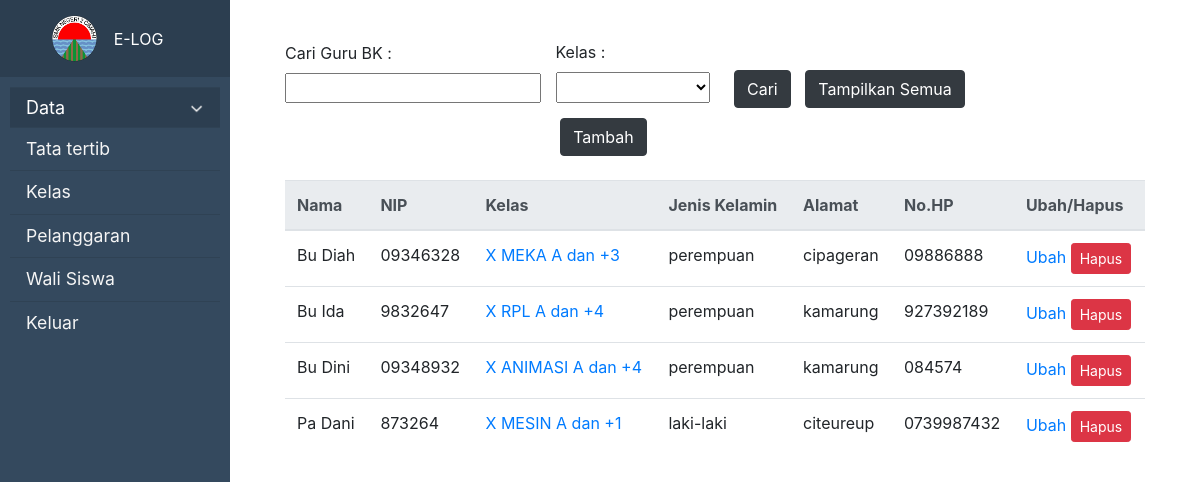
The app's page /master/fungsi_kurikulum/bimbingankonseling/bimbingankonseling.php?id=1 (signed in) with its own data.
### tables this page shows
CREATE TABLE `pemkel` (
  `id_pemkel` int(11) NOT NULL,
  `id_pembimbing` int(11) NOT NULL,
  `id_kelas` int(11) NOT NULL
);

CREATE TABLE `pembimbing` (
  `id_pembimbing` int(11) NOT NULL,
  `bidang` enum('BK','Wali Kelas') NOT NULL,
  `nama` varchar(200) NOT NULL,
  `nip` varchar(15) NOT NULL,
  `id_user` int(11) NOT NULL
);

CREATE TABLE `kelas` (
  `id_kelas` int(11) NOT NULL,
  `id_jurusan` int(11) NOT NULL,
  `id_pembimbing` int(11) NOT NULL,
  `nama_kelas` varchar(100) NOT NULL
);

CREATE TABLE `user` (
  `id_user` int(11) NOT NULL,
  `id_role` int(11) NOT NULL,
  `nama` varchar(200) NOT NULL,
  `username` varchar(200) NOT NULL,
  `password` varchar(200) NOT NULL,
  `jk` enum('perempuan','laki-laki') NOT NULL,
  `alamat` varchar(500) NOT NULL,
  `nohp` varchar(15) NOT NULL
);

### master/fungsi_kurikulum/bimbingankonseling/bimbingankonseling.php (the view, shortened to what this page needs)
<?php
include '../../../connection.php';
?>
<!DOCTYPE html>
<html lang="en">
<head>
    <link rel="stylesheet" type="text/css" href="../../../css/style.css">
    <link rel="stylesheet" type="text/css" href="../../../css/bootstrap.css">
</head>
<body>
<?php
    $id = $_SESSION['id'];
?>
<div class="wrapper">
    <nav id="sidebar">
        <div class="sidebar-header">
        <a class="sidebar-brand d-flex align-items-center justify-content-center" href="../../dashboard_master.php?id=<?= $id;?>" style="color:white; text-decoration:none;">
        <div class="sidebar-brand-icon">
          <img class="img-profile rounded-circle" src="../../images/logosmk2cimahi.png" width="47px" height="47px">
        </div>
        <div class="sidebar-brand-text mx-3">E-LOG</div>
      </a>
        </div>
        <ul class="list-unstyled components">
            <button class="dropdown-btn active">Data
                <i class="fa fa-caret-down"><img src="../../images/white-down-arrow-png-2.png" width="15" height="15"></i>
            </button>
            <hr class="sidebar-divider my-0">
            <li class="nav-item">
                <a href="../../fungsi_bk/pelanggaran/lihat_pelanggaran.php?id=<?= $id;?>" class="nav-link"><i class="fas fa-fw fa-clipboard-list"></i>
                <span>Tata tertib</span></a>
            </li>
            <hr class="sidebar-divider my-0">
            <li class="nav-item">
                <a href="../../fungsi_bk/kelas/kelas.php?id=<?= $id;?>" class="nav-link"><i class="fas fa-fw fa-clipboard-list"></i>
                <span>Kelas</span></a>
            </li>
            <hr class="sidebar-divider my-0">
            <li class="nav-item">
                <a href="../../fungsi_bk/pelanggaran/pelanggaran_siswa.php?id=<?= $id;?>" class="nav-link"><i class="fas fa-fw fa-clipboard-list"></i>
                <span>Pelanggaran</span></a>
            </li>
            <hr class="sidebar-divider my-0">
            <li class="nav-item">
                <a href="../../fungsi_bk/wali/wali_siswa.php?id=<?= $id;?>" class="nav-link"><i class="fas fa-fw fa-clipboard-list"></i>
                <span>Wali Siswa</span></a>
            </li>
            <hr class="sidebar-divider my-0">
            <li class="nav-item">
                <a href="../../../admin/logout.php" class="nav-link"><i class="fas fa-fw fa-clipboard-list"></i>
                <span>Keluar</span></a>
            </li>
        </ul>
    </nav>
<div id="content">
    <div class="container-fluid">
        <div style="display: inline-block;">
        <form action="bimbingankonseling.php">
            <div style="display: inline-block;padding-right: 10px;padding-bottom: 10px;">
                <label>Cari Guru BK : </label><br>
                <input type="text" name="cari">
            </div>
            <div style="display: inline-block;padding-right: 10px;">
                <label>Kelas :</label><br>
                <select name="filter" style="height: 31px;">
                    <option value=""></option>
                    <?php
                    $querykel = mysqli_query($conn, "SELECT * FROM kelas");
                        foreach ($querykel as $akey) :
                    ?>
                        <option value="<?=$akey['id_kelas'];?>"><?=$akey['nama_kelas'];?></option>
                    <?php
                        endforeach
                    ?>
                </select>
            </div>
            <div style="display: inline-block;padding: 10px;">
                <button type="submit" class="btn btn-dark" name="caribut">Cari</button>
            </div>
            <div style="display: inline-block;">
                <button type="submit" class="btn btn-dark" name="clearbut">Tampilkan Semua</button>
            </div>
        </form>
        </div>
        <div style="display: inline-block;margin-right: 30px;padding-left: 32%">
            <button type="button" class="btn btn-dark" data-toggle="modal" data-target="#exampleModal">Tambah</button>
        </div>
        <br>
        <div class="divtable">
            <table class="table">
            <thead class="thead-light">
            <br>
                <tr>
                    <th scope="col">Nama</th>
                    <th scope="col">NIP</th>
                    <th scope="col">Kelas</th>
                    <th scope="col">Jenis Kelamin</th>
                    <th scope="col">Alamat</th>
                    <th scope="col">No.HP</th>
                    <th scope="col">Ubah/Hapus</th>
                </tr>
            </thead>
            <tbody>
            <?php
                if(isset($_GET['caribut'])){
                    $nama = $_GET['cari'];
                    $kelas = $_GET['filter'];
                    if ($nama != "" && $kelas != "") {
                        $querypemb = mysqli_query($conn, "SELECT user.*, pembimbing.*, pemkel.id_kelas FROM ((pembimbing INNER JOIN user ON pembimbing.id_user = user.id_user)INNER JOIN pemkel ON pembimbing.id_pembimbing = pemkel.id_pembimbing) WHERE user.id_role = 1 AND (user.nama LIKE '$nama%' OR pembimbing.nip LIKE '$nama%') AND pemkel.id_kelas = $kelas");
                    }else if ($nama != "" && $kelas == ""){
                        $querypemb = mysqli_query($conn, "SELECT user.*, pembimbing.* FROM pembimbing INNER JOIN user ON pembimbing.id_user = user.id_user WHERE user.id_role = 1 AND (user.nama LIKE '$nama%' OR pembimbing.nip LIKE '$nama%')");
                    }else if ($nama == "" && $kelas != ""){
                        $querypemb = mysqli_query($conn, "SELECT user.*, pembimbing.*, pemkel.id_kelas FROM ((pembimbing INNER JOIN user ON pembimbing.id_user = user.id_user)INNER JOIN pemkel ON pembimbing.id_pembimbing = pemkel.id_pembimbing) WHERE user.id_role = 1 AND pemkel.id_kelas = $kelas");
                    }else{
                        $querypemb = mysqli_query($conn, "SELECT user.*, pembimbing.* FROM pembimbing INNER JOIN user ON pembimbing.id_user = user.id_user WHERE user.id_role = 1");
                    }
                }else if(isset($_GET['clearbut'])) {
                    $querypemb = mysqli_query($conn, "SELECT user.*, pembimbing.* FROM pembimbing INNER JOIN user ON pembimbing.id_user = user.id_user WHERE user.id_role = 1");
                }else{
                    $querypemb = mysqli_query($conn, "SELECT user.*, pembimbing.* FROM pembimbing INNER JOIN user ON pembimbing.id_user = user.id_user WHERE user.id_role = 1");
                }
            ?>
            <?php while($key = mysqli_fetch_array($querypemb)) {?>
            <?php
                $idpem = $key['id_pembimbing'];
                $querykel = mysqli_query($conn, "SELECT kelas.*, pembimbing.* , pemkel.*, MAX(pemkel.id_kelas) FROM ((pembimbing INNER JOIN pemkel ON pemkel.id_pembimbing = pembimbing.id_pembimbing) INNER JOIN kelas ON kelas.id_kelas = pemkel.id_kelas)  WHERE pembimbing.id_pembimbing = $idpem ORDER BY kelas.id_kelas ASC");
                $querylistkel = mysqli_query($conn, "SELECT * FROM pemkel WHERE id_pembimbing = $idpem");
                $jumlistkel = mysqli_num_rows($querylistkel);
                $jumkurlistkel = $jumlistkel - 1;
            ?>
            <?php while($keykel = mysqli_fetch_array($querykel)) {?>
            <tr>
                <td><?php echo $key['nama']; ?></td>
                <td><?php echo $key['nip']; ?></td>
                <?php
                    if ($jumlistkel > 1) {
                        ?>
                            <td><a href="detailkelas_bk.php?idpemb=<?=$key['id_pembimbing']?>&&namapemb=<?=$key['nama']?>" type="button"><?php echo $keykel['nama_kelas']; ?> dan +<?php echo $jumkurlistkel; ?> </a></td>
                        <?php
                    }else if ($jumlistkel == 1) {
                        ?>
                            <td><a href="detailkelas_bk.php?idpemb=<?=$key['id_pembimbing']?>&&namapemb=<?=$key['nama']?>" type="button"><?php echo $keykel['nama_kelas']; ?></a></td>
                        <?php
                    }else if ($jumlistkel < 1) {
                        ?>
                            <td>Kosong</td>
                        <?php
                    }
                ?>
                <td><?php echo $key['jk']; ?></td>
                <td><?php echo $key['alamat']; ?></td>
                <td><?php echo $key['nohp']; ?></td>
                <td>
                    <a href="#" type="button"  data-toggle="modal" data-target="#myModal<?php echo $key['id_user']; ?>">Ubah</a>
                    <a href='hapus_bk.php?id=<?=$key['id_user']?>&&idpemb=<?=$key['id_pembimbing']?>' class='btn btn-danger btn-sm' onclick="return confirm('Jika data Guru BK yang membimbing suatu kelas dihapus maka kelas yang dibimbing nya akan ikut terhapus . Apakah Anda yakin ingin menghapusnya ?')">Hapus</a>
                </td>
        </tr>
        <?php } ?>
        <?php } ?>
    </tbody>
</table>
    </div>
</div>
</div>
</div>
</body>
</html>

### css/style.css (style rules this page uses)
body { background: #420606; }
a { background-color: cornsilk; }
.wrapper { display: flex; text-decoration: none; transition: 0.3%; }
#sidebar { min-width: 230px; max-width: 230px; background: #34495e; color: #fff; transition: all 0.3s; }
#sidebar .active { margin-left: absolute; }
#sidebar .sidebar-header { padding: 15px; background: #2c3e50; }
#sidebar ul.components { padding: 10px; }
ul li a { padding: 5px; font-size: 1.1em; text-decoration: none; color : whitesmoke; }
#content { width: 100%; padding: 40px; min-height: 100vh; transition: all 0.3s; }
.dropdown-btn { padding: 6px 8px 6px 16px; text-decoration: none; font-size: 18px; color: white; display: block; border: none; background: #34495e; width:100%; text-align: left; cursor: pointer; outline: none; }
.active { background-color: #2c3e50; color: white; }
.fa-caret-down { float: right; padding-right: 8px; }

### records on screen
pemkel: id_pembimbing.nama "Bu Diah", id_pembimbing.nip "09346328", id_kelas.nama_kelas "X MEKA A", jumkurlistkel "3"
user: jk "perempuan", alamat "cipageran", nohp "09886888"
pemkel: id_pembimbing.nama "Bu Ida", id_pembimbing.nip "9832647", id_kelas.nama_kelas "X RPL A", jumkurlistkel "4"
user: jk "perempuan", alamat "kamarung", nohp "927392189"
pemkel: id_pembimbing.nama "Bu Dini", id_pembimbing.nip "09348932", id_kelas.nama_kelas "X ANIMASI A", jumkurlistkel "4"
user: jk "perempuan", alamat "kamarung", nohp "084574"
pemkel: id_pembimbing.nama "Pa Dani", id_pembimbing.nip "873264", id_kelas.nama_kelas "X MESIN A", jumkurlistkel "1"
user: jk "laki-laki", alamat "citeureup", nohp "0739987432"
